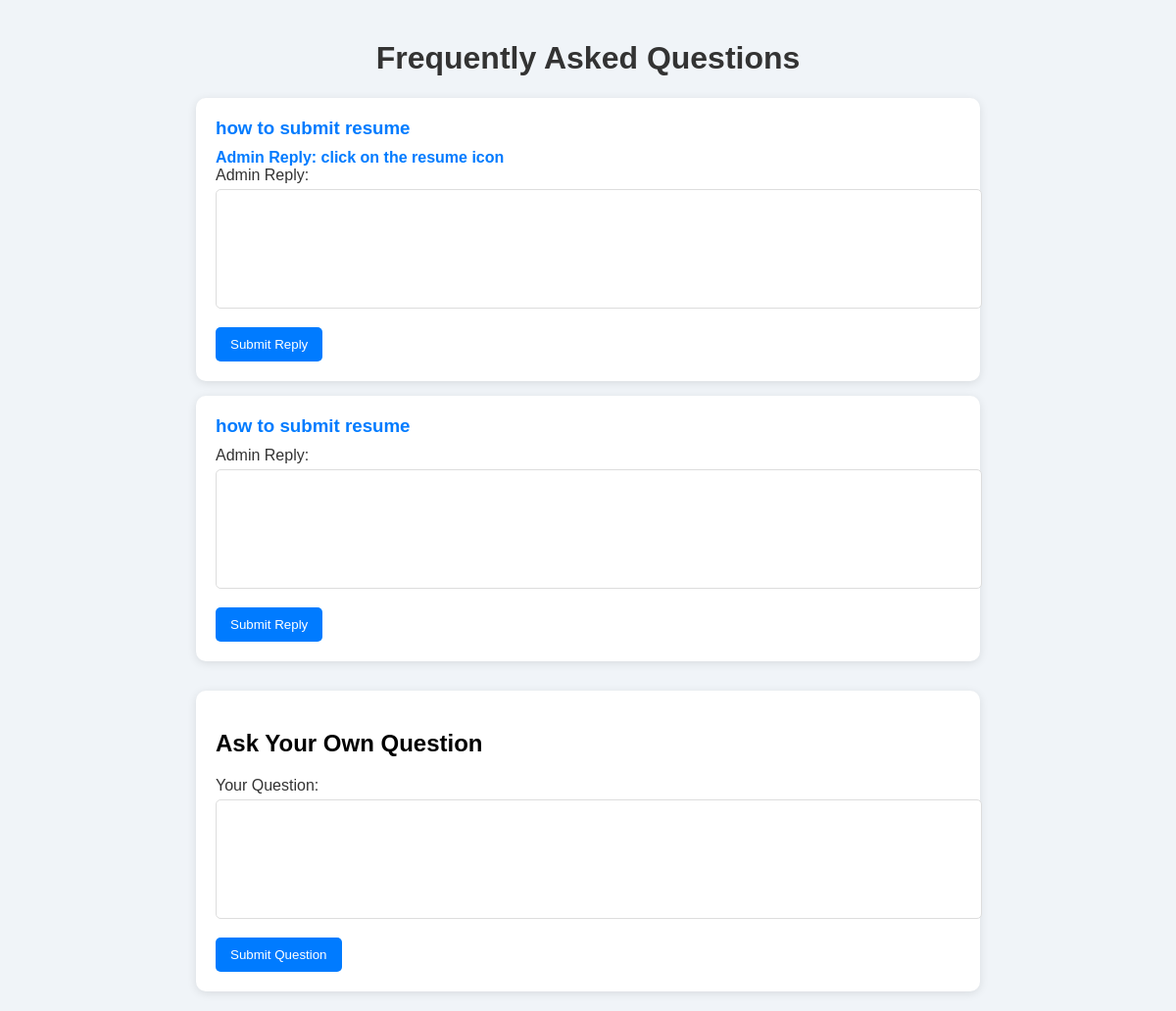
The page /dashboard/faq.html on the database as committed earlier.
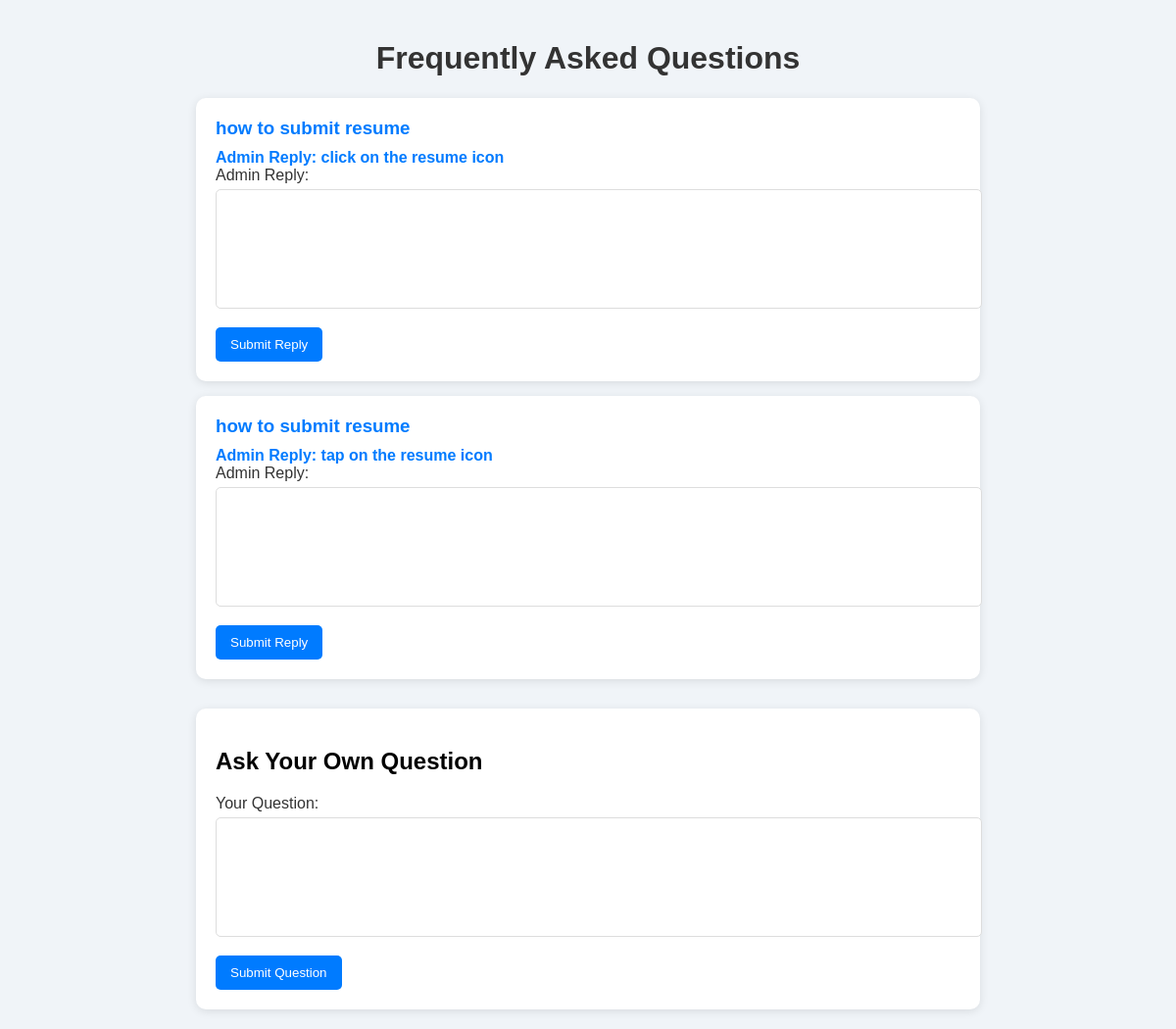
The same page on the database as committed later.
### tables this page shows
CREATE TABLE user_questions (
            id INTEGER PRIMARY KEY AUTOINCREMENT,
            user_question TEXT NOT NULL,
            admin_reply TEXT
        );

### app.py (the view)
@app.route('/dashboard/faq.html')
def faq():
    conn = get_db_connection()
    questions = conn.execute('SELECT * FROM user_questions').fetchall()
    conn.close()
    return render_template('faq.html', questions=questions)

### app.py (called while the page is built)
def get_db_connection():
    conn = sqlite3.connect('database.db')
    conn.row_factory = sqlite3.Row
    return conn

### templates/faq.html (shortened to what this page needs)
<!DOCTYPE html>
<html lang="en">
<head>
</head>
<body>
    <header>
        <h1>Frequently Asked Questions</h1>
    </header>
    <div class="faq">
        {% for question in questions %}
        <div class="faq-item">
            <h3 onclick="toggleAnswer(this)">{{ question.user_question }}</h3>
            <div class="faq-answer">
                {% if question.admin_reply %}
                <div class="admin-reply">
                    Admin Reply: {{ question.admin_reply }}
                </div>
                {% endif %}
                <form action="/reply_question/{{ question.id }}" method="POST">
                    <div class="form-group">
                        <label for="admin_reply">Admin Reply:</label>
                        <textarea id="admin_reply" name="admin_reply" required></textarea>
                    </div>
                    <button type="submit">Submit Reply</button>
                </form>
            </div>
        </div>
        {% endfor %}
        <div class="question-form">
            <h2>Ask Your Own Question</h2>
            <form action="/submit_question" method="POST">
                <div class="form-group">
                    <label for="user_question">Your Question:</label>
                    <textarea id="user_question" name="user_question" required></textarea>
                </div>
                <button type="submit">Submit Question</button>
            </form>
        </div>
    </div>
</body>
</html>

### templates/faq.html (style rules this page uses)
body { background-color: #f0f4f8; font-family: 'Arial', sans-serif; margin: 0; padding: 20px; }
header { text-align: center; margin-bottom: 20px; }
h1 { color: #333; }
.faq { max-width: 800px; margin: 0 auto; }
.faq-item { background: white; border-radius: 10px; box-shadow: 0 2px 10px rgba(0, 0, 0, 0.1); padding: 20px; margin-bottom: 15px; }
.faq-item h3 { color: #007bff; cursor: pointer; margin: 0; }
.faq-answer { margin-top: 10px; color: #555; }
.admin-reply { margin-top: 10px; font-weight: bold; color: #007bff; }
.question-form { margin-top: 30px; background: white; padding: 20px; border-radius: 10px; box-shadow: 0 2px 10px rgba(0, 0, 0, 0.1); }
.form-group { margin-bottom: 15px; }
.form-group label { display: block; margin-bottom: 5px; color: #333; }
.form-group textarea { width: 100%; height: 100px; padding: 10px; border-radius: 5px; border: 1px solid #ddd; resize: none; font-family: 'Arial', sans-serif; }
button { background-color: #007bff; color: white; padding: 10px 15px; border: none; border-radius: 5px; cursor: pointer; }

Rows that differ between the two databases and show on the page:
changed user_questions: admin_reply (not shown) → "tap on the resume icon"
